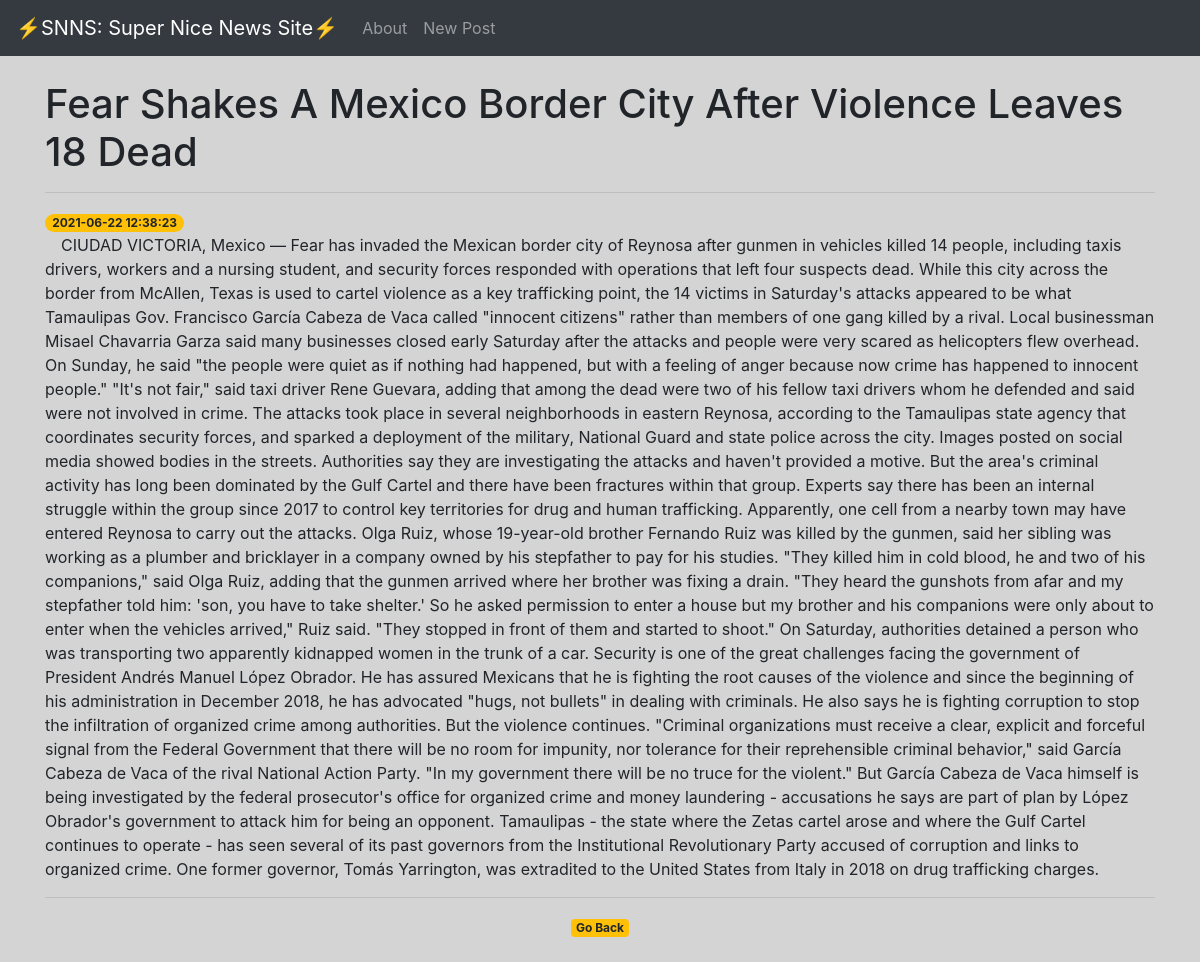
Page /11 on the committed database.
### tables this page shows
CREATE TABLE posts (
    id INTEGER PRIMARY KEY AUTOINCREMENT,
    created TIMESTAMP NOT NULL DEFAULT CURRENT_TIMESTAMP,
    title TEXT NOT NULL,
    content TEXT NOT NULL
);

### app.py (the view)
@app.route('/<int:post_id>')
def post(post_id):
    post = get_post(post_id)
    return render_template('post.html', post=post)

### app.py (called while the page is built)
def get_db_connection():
    conn = sqlite3.connect('database.db')
    conn.row_factory = sqlite3.Row
    return conn

def get_post(post_id):
    conn = get_db_connection()
    post = conn.execute('SELECT * FROM posts WHERE id = ?',(post_id,)).fetchone()
    conn.close()
    return post

### templates/post.html (shortened to what this page needs)
{% extends 'base.html' %}
{% block content %}
        <h1>{{ post['title'] }}</h1>
    <hr>
        <span class="badge badge-pill badge-warning">{{ post['created'] }}</span>
            <p>&emsp;{{ post['content'] }}</p>
    <hr>
        <center><a href="{{ url_for('home')}}" class="badge badge-warning">Go Back</a></center>
{% endblock %}

### templates/base.html (style rules this page uses)
body { background-color: #d4d4d4; }

### rows in the picture
posts: title "Fear Shakes A Mexico Border City After Violence Leaves 18 Dead", created "2021-06-22 12:38:23", content "CIUDAD VICTORIA, Mexico — Fear has invaded the Mexican border city of Reynosa after gunmen in vehicles killed 14 people, including taxis drivers, workers and a nursing student, and security forces responded with operations that left four suspects dead. While this city across the border from McAllen, Texas is used to cartel violence as a key trafficking point, the 14 victims in Saturday's attacks appeared to be what Tamaulipas Gov. Francisco García Cabeza de Vaca called \"innocent citizens\" rather than members of one gang killed by a rival. Local businessman Misael Chavarria Garza said many businesses closed early Saturday after the attacks and people were very scared as helicopters flew…"
